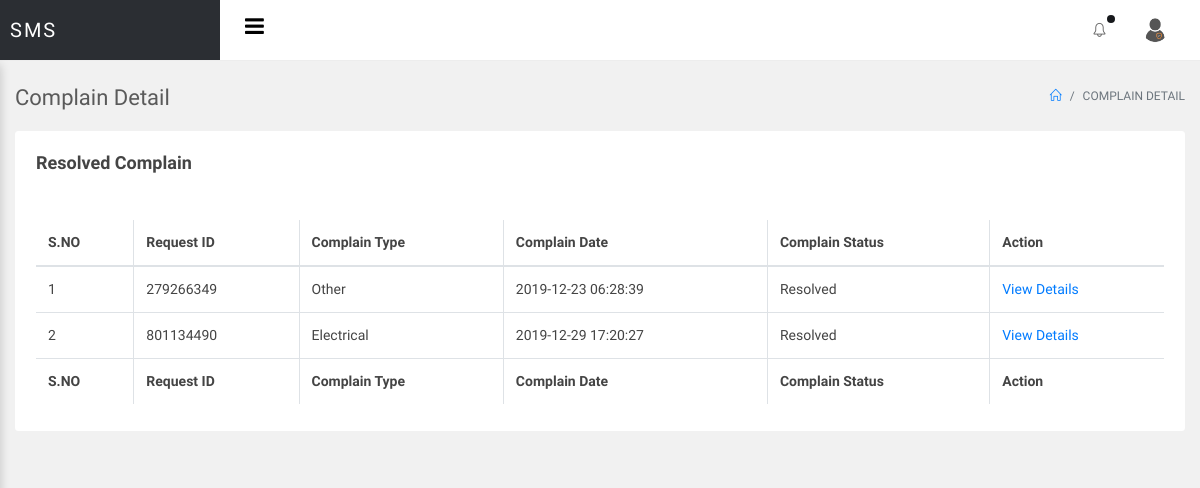
/sms/admin/resolved-complain.php, run on an earlier commit of the app's database.
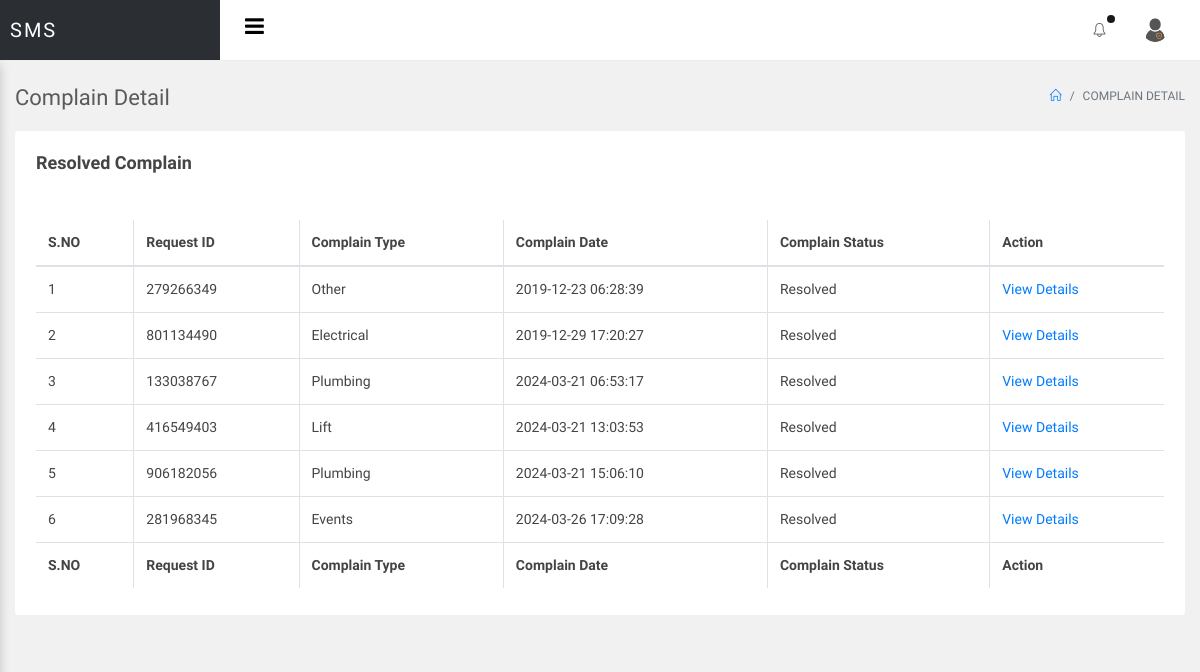
And on a later commit of the database.
### tables this page shows
CREATE TABLE `tblcomplain` (
  `ID` int(10) NOT NULL,
  `RequestID` int(10) DEFAULT NULL,
  `UserID` int(10) DEFAULT NULL,
  `ComplainType` varchar(200) DEFAULT NULL,
  `ComplainDes` mediumtext DEFAULT NULL,
  `CompRaisedate` timestamp NULL DEFAULT current_timestamp(),
  `AdminRemark` mediumtext DEFAULT NULL,
  `Status` varchar(200) DEFAULT NULL,
  `ResolvedDate` timestamp NULL DEFAULT NULL ON UPDATE current_timestamp()
);

### sms/admin/resolved-complain.php (the view, shortened to what this page needs)
<?php
include('includes/dbconnection.php');
  ?>
<!doctype html>
<html lang="en">
<head>
<link rel="stylesheet" href="../assets/vendor/bootstrap/css/bootstrap.min.css">
<link rel="stylesheet" href="../assets/vendor/animate-css/animate.min.css">
<link rel="stylesheet" href="../assets/vendor/font-awesome/css/font-awesome.min.css">
<link rel="stylesheet" href="../assets/vendor/jquery-datatable/dataTables.bootstrap4.min.css">
<link rel="stylesheet" href="../assets/vendor/jquery-datatable/fixedeader/dataTables.fixedcolumns.bootstrap4.min.css">
<link rel="stylesheet" href="../assets/vendor/jquery-datatable/fixedeader/dataTables.fixedheader.bootstrap4.min.css">
<link rel="stylesheet" href="../assets/vendor/sweetalert/sweetalert.css"/>
<link rel="stylesheet" href="assets/css/main.css">
<link rel="stylesheet" href="assets/css/color_skins.css">
</head>
<body class="theme-blue">
<div id="wrapper">
    <?php include_once('includes/header.php');?>
    <div id="main-content">
        <div class="container-fluid">
            <div class="block-header">
                <div class="row">
                    <div class="col-lg-5 col-md-8 col-sm-12">
                        <h2>Complain Detail</h2>
                    </div>
                    <div class="col-lg-7 col-md-4 col-sm-12 text-right">
                        <ul class="breadcrumb justify-content-end">
                            <li class="breadcrumb-item"><a href="dashboard.php"><i class="icon-home"></i></a></li>
                            <li class="breadcrumb-item active">Complain Detail</li>
                        </ul>
                    </div>
                </div>
            </div>
            <div class="row clearfix">
                <div class="col-lg-12">
                    <div class="card">
                        <div class="header">
                            <h2>Resolved Complain</h2>
                        </div>
                        <div class="body">
                            <div class="table-responsive">
 <table class="table table-bordered table-hover js-basic-example dataTable table-custom">
         <thead>
         <tr>
         <th>S.NO</th>
       <th>Request ID</th>
        <th>Complain Type</th>
        <th>Complain Date</th>
        <th>Complain Status</th>
        <th>Action</th>
          </tr>
         </thead>
         <tbody>
                                        <?php
$sql= "SELECT * from tblcomplain where Status='Resolved' ";
$query = $dbh -> prepare($sql);
$query->execute();
$results=$query->fetchAll(PDO::FETCH_OBJ);
$cnt=1;
if($query->rowCount() > 0)
{
foreach($results as $row)
{               ?>
                                        <tr>
                                           <td><?php echo htmlentities($cnt);?></td>
                  <td><?php  echo htmlentities($row->RequestID);?>
                  </td>
                  <td><?php  echo htmlentities($row->ComplainType);?></td>
                  <td><?php  echo htmlentities($row->CompRaisedate);?></td>
                  <?php if($row->Status==""){ ?>
                     <td><?php echo "Not Updated Yet"; ?></td>
<?php } else { ?>                  <td><?php  echo htmlentities($row->Status);?>
                  </td>
                  <?php } ?>
                   <td> <a href="view-complain-detail.php?viewid=<?php echo htmlentities ($row->ID);?>">View Details</a></td>
                                        </tr>
                                        <?php $cnt=$cnt+1;}} ?>
                                    </tbody>
                                    <tfoot>
                                        <tr>
                                            <th>S.NO</th>
     <th>Request ID</th>
        <th>Complain Type</th>
        <th>Complain Date</th>
        <th>Complain Status</th>
         <th>Action</th>
                                        </tr>
                                    </tfoot>
                                </table>
                            </div>
                        </div>
                    </div>
                </div>
              </div>
        </div>
    </div>
</div>
</body>
</html>

### sms/admin/includes/header.php (shortened to what this page needs)
<nav class="navbar navbar-fixed-top">
        <div class="container-fluid">
            <div class="navbar-brand">
                <a href="dashboard.php">
                    <span class="name">SMS</span>
                </a>
            </div>
            <div class="navbar-right">
                <ul class="list-unstyled clearfix mb-0">
                    <li>
                        <div class="navbar-btn btn-toggle-show">
                            <button type="button" class="btn-toggle-offcanvas"><i class="lnr lnr-menu fa fa-bars"></i></button>
                        </div>
                    </li>
                    <li>
                        <div id="navbar-menu">
                            <ul class="nav navbar-nav">
                                <li class="dropdown">
                                    <a href="javascript:void(0);" class="dropdown-toggle icon-menu" data-toggle="dropdown">
                                        <i class="icon-bell"></i>
                                        <span class="notification-dot"></span>
                                    </a>
                                </li>
                                <li class="dropdown">
                                    <a href="javascript:void(0);" class="dropdown-toggle icon-menu" data-toggle="dropdown">
                                        <img class="rounded-circle" src="assets/images/download.png" width="30" alt="">
                                    </a>
                                </li>
                            </ul>
                        </div>
                    </li>
                </ul>
            </div>
        </div>
    </nav>

What changed in the data, as far as the page shows it:
added tblcomplain: RequestID "133038767", ComplainType "Plumbing", CompRaisedate "2024-03-21 06:53:17", Status "Resolved"
added tblcomplain: RequestID "416549403", ComplainType "Lift", CompRaisedate "2024-03-21 13:03:53", Status "Resolved"
added tblcomplain: RequestID "906182056", ComplainType "Plumbing", CompRaisedate "2024-03-21 15:06:10", Status "Resolved"
added tblcomplain: RequestID "281968345", ComplainType "Events", CompRaisedate "2024-03-26 17:09:28", Status "Resolved"
